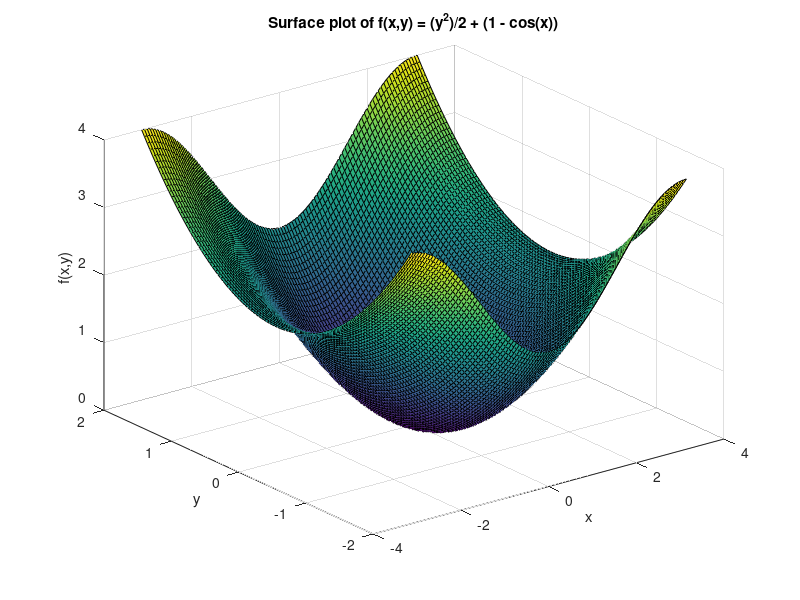

This figure's MATLAB source:
clc, clearvars, close all

% Create a surface plot of the function
% f(x,y) = ((y^2)/2) + (1 - cos(x)) for -pi < x < pi and -2 < y < 2

% Define the range for x and y
x = linspace(-pi, pi, 100);
y = linspace(-2, 2, 100);

% Create a grid of x and y values
[X, Y] = meshgrid(x, y);

% Define the function
Z = (Y.^2)/2 + (1 - cos(X));

% Create a surface plot
figure;
surf(X, Y, Z);
title('Surface plot of f(x,y) = (y^2)/2 + (1 - cos(x))');
xlabel('x');
ylabel('y');
zlabel('f(x,y)');




% % Create a meshgrid of the x and y values
% [X, Y] = meshgrid(-pi:0.1:pi,-2:0.1:2);

% % Calculate the function values at each meshgrid point
% Z = (Y.^2)/2 + (1 - cos(X));

% % Create a surface plot using the `surf` function
% surf(X,Y,Z);

% % Set the axis limits
% %axis([-pi pi -2 2]);

% % Add a title and labels to the plot
% title('Surface plot of f(x,y) = (y^2)/2 + (1 - cos(x))');
% xlabel('x');
% ylabel('y');
% zlabel('z');

% % Display the plot
% view(45,45);
